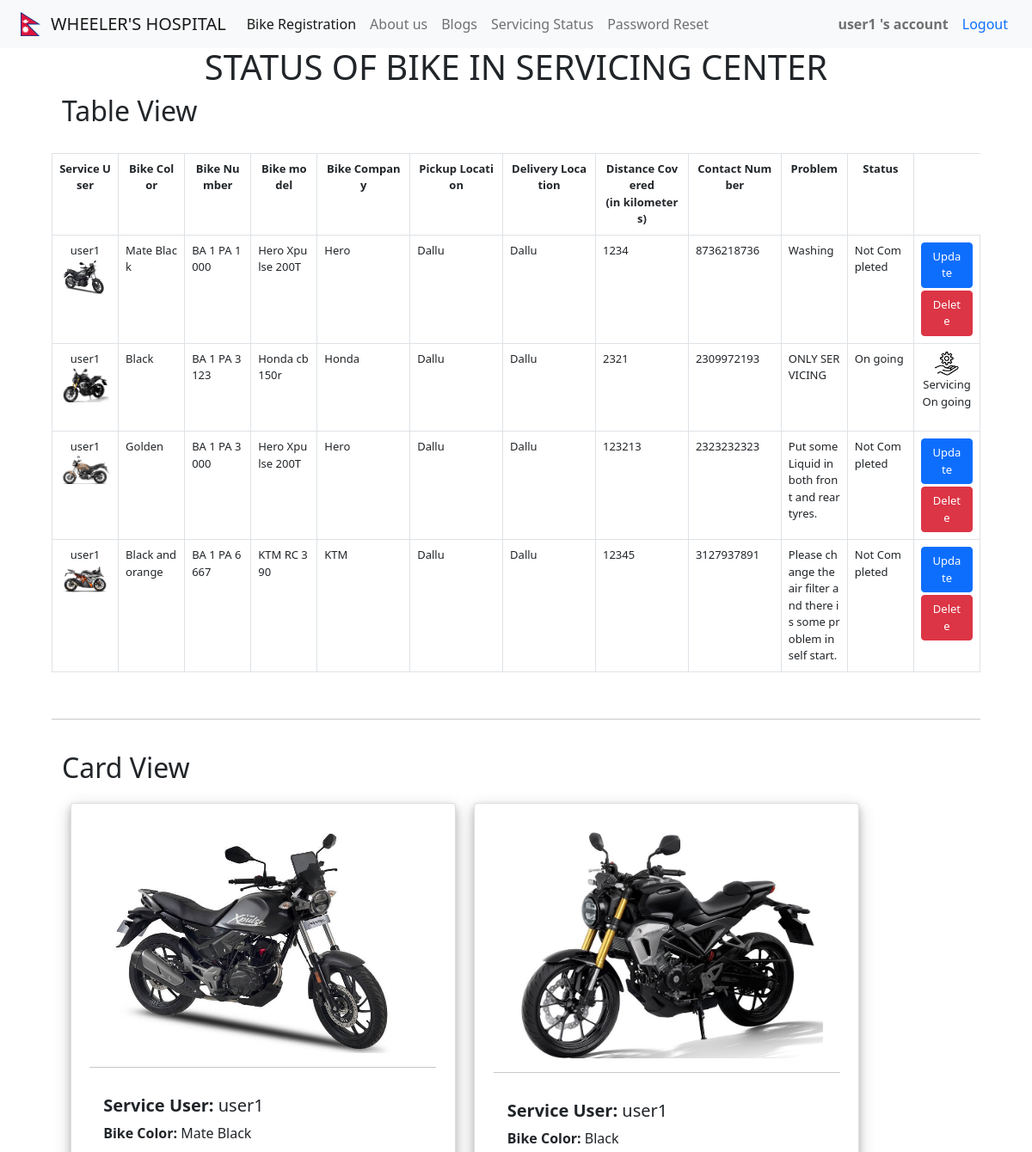
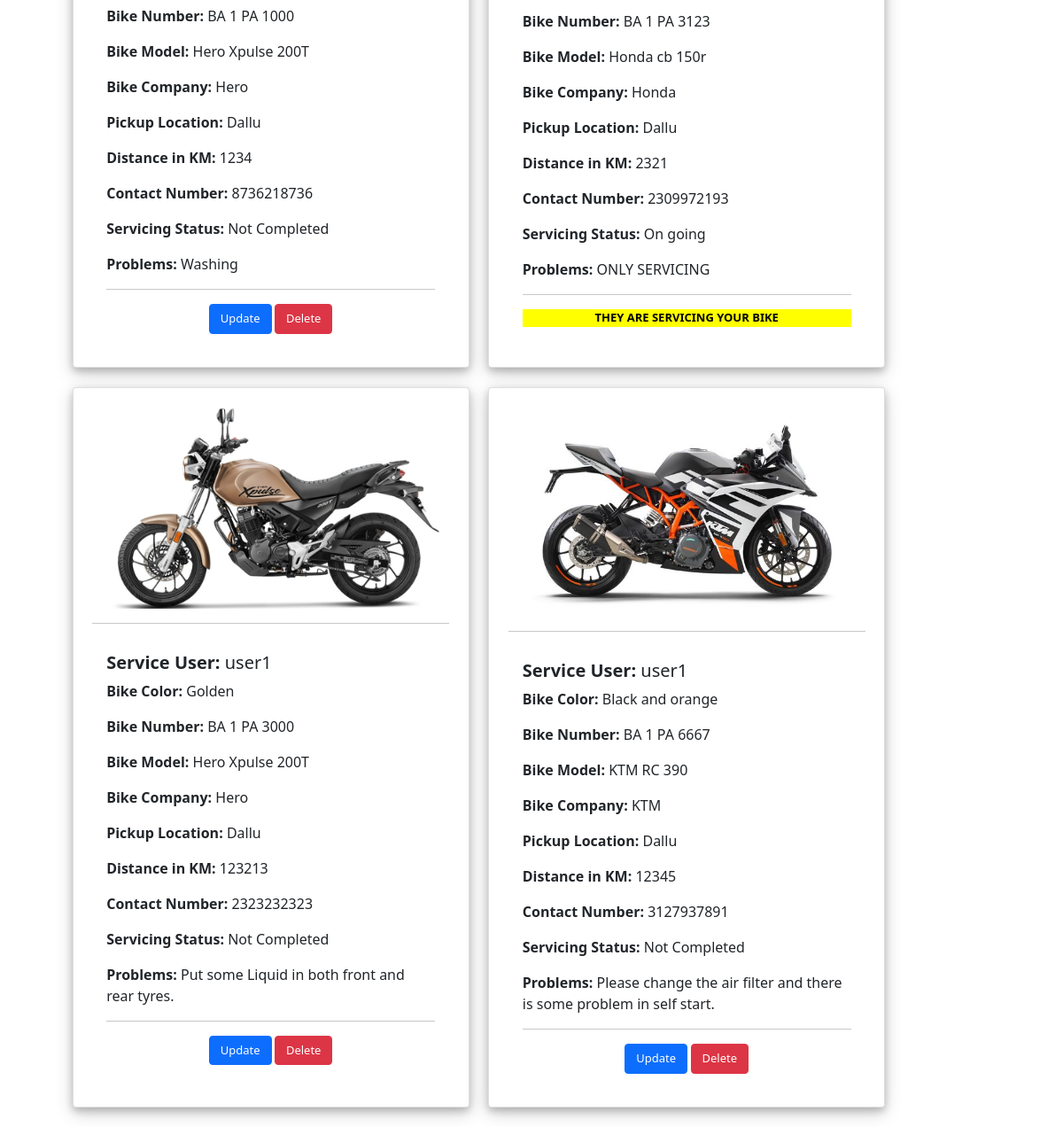
Page /status/user1 (signed in) on the committed database (2 pictures, top to bottom).
### dashboardApp/models.py (models this page shows, shortened)
class bikeServiceRequestModel(models.Model):
    def validate_date(value):
        if value==datetime.now().date():
            pass
        elif value>datetime.now().date():
            raise ValidationError("Don't input future date")
        elif value<datetime.now().date():
            raise ValidationError('Don\'t input past date')
    serviceUser = models.ForeignKey(User, on_delete=models.CASCADE)
    serviceCompany = models.ForeignKey(bikeCompanyModel, on_delete=models.CASCADE)
    serviceModel = models.ForeignKey(userBikeModel, on_delete=models.CASCADE)
    serviceNumber = models.CharField(max_length=50, unique=True)
    serviceColor = models.CharField(max_length=50)
    pickup = models.CharField(max_length=50)
    delivery = models.CharField(max_length=50)
    kmcovered = models.CharField(max_length=50)
    contact = models.CharField(max_length=10)
    problem = models.TextField()
    completed = models.CharField(max_length=100, default="Not Completed")
    serviceDate = models.DateField(validators=[validate_date], default=timezone.now)
    serviceTime = models.TimeField(auto_now=True)
    deliveryTime = models.TimeField()

class userBikeModel(models.Model):
    bikeModel = models.CharField(max_length=50)
    def __str__(self) -> str:
        return self.bikeModel

class bikeCompanyModel(models.Model):
    bikeCompanyNames = models.CharField(max_length=50)
    def __str__(self) -> str:
        return self.bikeCompanyNames

### dashboardApp/views.py (the view)
# urls.py: path('status/<str:name>', bikeStatus, name='status'),
@login_required(login_url='login')
def bikeStatus(request, name):
    stat = bikeServiceRequestModel.objects.filter(serviceUser=request.user)
    forCountingRegisteredBikes = bikeDisplay.objects.filter(bikeUser=request.user)
    num_img = []
    for i in stat:
        number = list(bikeDisplay.objects.filter(bikeNumber=i.serviceNumber).values_list('bikeNumber', flat=True))
        img = list(bikeDisplay.objects.filter(bikeNumber=i.serviceNumber).values_list('bikeImage', flat=True))
        num_img.append((number[0],"/media/"+img[0]))
    context={
        'stat':stat,
        'count': len(forCountingRegisteredBikes),
        'num_img': num_img
    }
    return render(request, 'status.html', context)

### Templates/status.html (shortened to what this page needs)
{% load static %}
{% load crispy_forms_tags %}
<!doctype html>
<html lang="en">
  <head>
    <link href="https://cdn.jsdelivr.net/npm/bootstrap@5.1.1/dist/css/bootstrap.min.css" rel="stylesheet">
    <link rel="stylesheet" type="text/css" href="{% static '/css/bikeRegistration.css' %}">
  </head>
  <body>
    {% include 'baseNavbar.html' %}
      <div class="row">
    <center style="margin-top: 5%;">
      <h1>STATUS OF BIKE IN SERVICING CENTER</h1>
    </center>
      <h2>Table View</h2>
      <table class="table table-bordered" style="margin-top: 2%; margin-bottom: 5%;width:100%; table-layout: fixed;">
          <tr>
            <th scope="col" style="font-size: small; text-align: center; word-break:break-all;" >Service User</th>
            <th scope="col" style="font-size: small; text-align: center; word-break:break-all;" >Bike Color</th>
            <th scope="col" style="font-size: small; text-align: center; word-break:break-all;" >Bike Number</th>
            <th scope="col" style="font-size: small; text-align: center; word-break:break-all;" >Bike model</th>
            <th scope="col" style="font-size: small; text-align: center; word-break:break-all; width: 10%;" >Bike Company</th>
            <th scope="col" style="font-size: small; text-align: center; word-break:break-all; width: 10%;">Pickup Location</th>
            <th scope="col" style="font-size: small; text-align: center; word-break:break-all; width: 10%;" >Delivery Location</th>
            <th scope="col" style="font-size: small; text-align: center; word-break:break-all; width: 10%;" >Distance Covered<br>(in kilometers)</th>
            <th scope="col" style="font-size: small; text-align: center; word-break:break-all; width: 10%;" >Contact Number</th>
            <th scope="col" style="font-size: small; text-align: center; word-break:break-all;" >Problem</th>
            <th scope="col" style="font-size: small; text-align: center; word-break:break-all;" >Status</th>
          </tr>
          {% for i in stat %}
            <tr>
              {% for x,y in num_img %}
                {% if x == i.serviceNumber %}
                        <td style="word-break:break-all; font-size: small;">
                          <center>{{i.serviceUser}}</center>
                          <img class="card-img-top" src="{{y}}" alt="Card image cap">
                        </td>
                        <td style="word-break:break-all; font-size: small;">{{i.serviceColor}}</td>
                        <td style="word-break:break-all; font-size: small;">{{i.serviceNumber}}</td>
                        <td style="word-break:break-all; font-size: small;">{{i.serviceModel}}</td>
                        <td style="word-break:break-all; font-size: small;">{{i.serviceCompany}}</td>
                        <td style="word-break:break-all; font-size: small;">{{i.pickup}}</td>
                        <td style="word-break:break-all; font-size: small;">{{i.delivery}}</td>
                        <td style="word-break:break-all; font-size: small;">{{i.kmcovered}}</td>
                        <td style="word-break:break-all; font-size: small;">{{i.contact}}</td>
                        <td style="word-break:break-all; font-size: small;">{{i.problem}}</td>
                        <td style="word-break:break-all; font-size: small;">{{i.completed}}</td>
                      {% if i.completed == "Not Completed" %}
                          <td style="word-break:break-all; font-size: small;">
                            <center>
                              <a class="btn btn-primary" style="font-size: small; margin-bottom: 5%;" type="button" href="/update/{{i.id}}">Update</a>
                              <a class="btn btn-danger" style="font-size: small;" type="button" href="/status/delete/{{i.id}}">Delete</a>
                            </center>
                          </td>
                      {% else %}
                          <td style="word-break:break-all; font-size: small;">
                            <center>
                              <img src="{% static 'images/onGoing.jpg' %}" style="width: 50%;">
                              <p>Servicing <br>On going</p>
                            </center>
                          </td>
                      {% endif %}
                {% endif %}
              {% endfor %}
            </tr>
          {% endfor %}
      </table>
      <hr>
      <h2 style="margin-top: 2%; margin-bottom: 2%;">Card View</h2>
      {% for i in stat %}
          {% for x,y in num_img %}
            {% if x == i.serviceNumber %}
              <div class="card" style="width: 28rem; margin-left: 2%; margin-bottom: 2%; box-shadow: 0 4px 8px 0 rgba(0, 0, 0, 0.2), 0 6px 20px 0 rgba(0, 0, 0, 0.19); padding: 2%;">
                <img class="card-img-top" src="{{y}}" alt="Card image cap">
                <hr>
                <div class="card-body">
                  <h5 class="card-title"><b>Service User: </b>{{i.serviceUser}}</h5>
                  <p class="card-text"><b>Bike Color:</b> {{i.serviceColor}}</p>
                  <p class="card-text"><b>Bike Number:</b> {{i.serviceNumber}}</p>
                  <p class="card-text"><b>Bike Model:</b> {{i.serviceModel}}</p>
                  <p class="card-text"><b>Bike Company:</b> {{i.serviceCompany}}</p>
                  <p class="card-text"><b>Pickup Location:</b> {{i.pickup}}</p>
                  <p class="card-text"><b>Distance in KM:</b> {{i.kmcovered}}</p>
                  <p class="card-text"><b>Contact Number:</b> {{i.contact}}</p>
                  <p class="card-text"><b>Servicing Status:</b> {{i.completed}}</p>
                  <p class="card-text"><b>Problems:</b> {{i.problem}}</p>
                  <hr>
                  <center>
                    {% if i.completed == "Not Completed" %}
                          <div style="word-break:break-all; font-size: small;">
                            <center>
                              <a class="btn btn-primary" style="font-size: small;" type="button" href="/update/{{i.id}}">Update</a>
                              <a class="btn btn-danger" style="font-size: small;" type="button" href="/status/delete/{{i.id}}">Delete</a>
                            </center>
                          </div>
                      {% elif i.completed == "Completed" %}
                          <div style="word-break:break-all; font-size: small; background-color:green;">
                            <b style="color: white;">SERVICING COMPLETED</b>
                          </div><br>
                          <a class="btn btn-danger" style="font-size: small;" type="button" href="/status/delete/{{i.id}}">Delete</a>
                      {% else %}
                          <div style="word-break:break-all; font-size: small; background-color:yellow;">
                            <b style="color: black">THEY ARE SERVICING YOUR BIKE</b>
                          </div>
                      {% endif %}
                  </center>
                </div>
              </div>
            {% endif %}
          {% endfor %}
      {% endfor %}
      </div>
  </body>
</html>

### Templates/baseNavbar.html (shortened to what this page needs)
{% load static %}
{% load crispy_forms_tags %}
<!doctype html>
<html lang="en">
  <head>
    <link href="https://cdn.jsdelivr.net/npm/bootstrap@5.1.1/dist/css/bootstrap.min.css" rel="stylesheet">
    <link rel="stylesheet" type="text/css" href="{% static '/css/bikeRegistration.css' %}">
  </head>
  <body>
    <nav class="navbar navbar-expand-lg navbar-light bg-light fixed-top" style="margin-bottom:2%">
        <div class="container-fluid">
          <img src="{% static 'images/nepal.svg' %}" style="width: 2%; margin-right:1%; margin-left: 1%;">
          <a class="navbar-brand" href="{% url 'dash' %}">WHEELER'S HOSPITAL</a>
          <div class="collapse navbar-collapse" id="navbarText">
            <ul class="navbar-nav me-auto mb-2 mb-lg-0">
              <li class="nav-item">
                <a class="nav-link active" aria-current="page" href="{% url 'bikeReg' %}">Bike Registration</a>
              </li>
              <li class="nav-item">
                <a class="nav-link" href="{% url 'about' %}">About us</a>
              </li>
              <li class="nav-item">
                <a class="nav-link" href="{% url 'blog' %}">Blogs</a>
              </li>
              <li class="nav-item">
                <a class="nav-link" href="/status/{{request.user}}">Servicing Status</a>
              </li>
              <li class="nav-item">
                <a class="nav-link" href="/reset/{{request.user}}}}">Password Reset</a>
              </li>
            </ul>
            <span class="navbar-text">
              <b>{{ request.user }} 's account</b>
            </span>
            <a class="nav-link" href="{% url 'logout' %}">Logout</a>
          </div>
        </div>
      </nav>
  </body>
</html>

### static/css/bikeRegistration.css (style rules this page uses)
.row { margin-left: 5%; margin-right: 5%; }

### rows in the picture
bikeServiceRequestModel: serviceUser "user1", serviceColor "Mate Black", serviceNumber "BA 1 PA 1000", serviceModel "Hero Xpulse 200T", serviceCompany "Hero", pickup "Dallu", delivery "Dallu", kmcovered "1234", contact "8736218736", problem "Washing", completed "Not Completed", serviceUser "user1", serviceColor "Mate Black", serviceNumber "BA 1 PA 1000", serviceModel "Hero Xpulse 200T", serviceCompany "Hero", pickup "Dallu", kmcovered "1234", contact "8736218736", completed "Not Completed", problem "Washing"
bikeServiceRequestModel: serviceUser "user1", serviceColor "Black", serviceNumber "BA 1 PA 3123", serviceModel "Honda cb 150r", serviceCompany "Honda", pickup "Dallu", delivery "Dallu", kmcovered "2321", contact "2309972193", problem "ONLY SERVICING", completed "On going", serviceUser "user1", serviceColor "Black", serviceNumber "BA 1 PA 3123", serviceModel "Honda cb 150r", serviceCompany "Honda", pickup "Dallu", kmcovered "2321", contact "2309972193", completed "On going", problem "ONLY SERVICING"
bikeServiceRequestModel: serviceUser "user1", serviceColor "Golden", serviceNumber "BA 1 PA 3000", serviceModel "Hero Xpulse 200T", serviceCompany "Hero", pickup "Dallu", delivery "Dallu", kmcovered "123213", contact "2323232323", problem "Put some Liquid in both front and rear tyres.", completed "Not Completed", serviceUser "user1", serviceColor "Golden", serviceNumber "BA 1 PA 3000", serviceModel "Hero Xpulse 200T", serviceCompany "Hero", pickup "Dallu", kmcovered "123213", contact "2323232323", completed "Not Completed", problem "Put some Liquid in both front and rear tyres."
bikeServiceRequestModel: serviceUser "user1", serviceColor "Black and orange", serviceNumber "BA 1 PA 6667", serviceModel "KTM RC 390", serviceCompany "KTM", pickup "Dallu", delivery "Dallu", kmcovered "12345", contact "3127937891", problem "Please change the air filter and there is some problem in self start.", completed "Not Completed", serviceUser "user1", serviceColor "Black and orange", serviceNumber "BA 1 PA 6667", serviceModel "KTM RC 390", serviceCompany "KTM", pickup "Dallu", kmcovered "12345", contact "3127937891", completed "Not Completed", problem "Please change the air filter and there is some problem in self start."

### other values in the picture
{{ request.user }} "user1"
